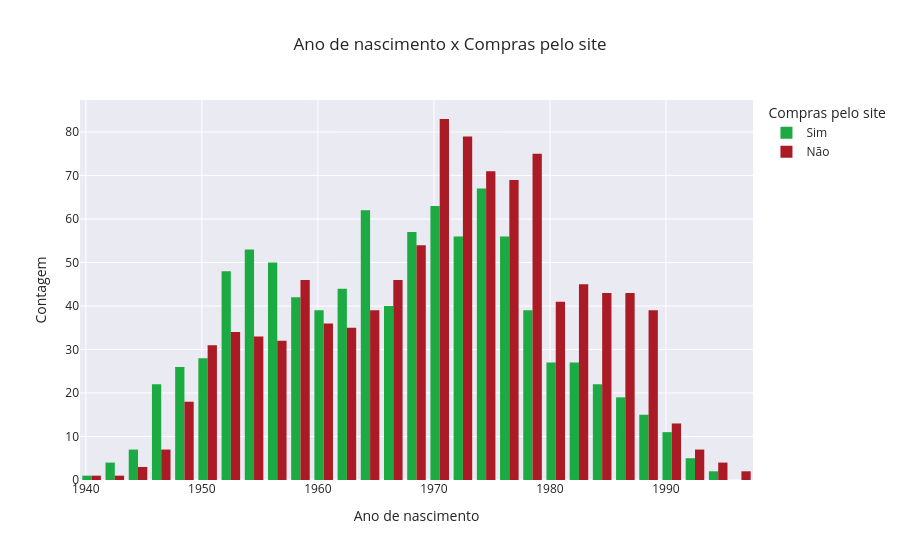

The cell this chart's notebook holds for it:
### Code cell
# Verificando correlação de Ano de nascimento com compras pelo site da empresa
fig = px.histogram(
    base_limpa,
    x='Year_Birth',
    color=base_limpa['WebPurchases'].map({0.0:'Não', 1.0:'Sim'}),
    color_discrete_map={'Sim':'#1bab42', 'Não':'#ab1b25'},
    template = 'seaborn',
    title = 'Ano de nascimento x Compras pelo site',
    barmode= 'group',
)
fig.update_layout(
    xaxis=dict(
        title='Ano de nascimento'
    ),
    yaxis=dict(
        title='Contagem'
    ),
    legend=dict(
        title='Compras pelo site'
    )
)
fig.show()

### Figure 1 — Plotly figure (JSON) as saved in the notebook; plotly's stock layout.template omitted (floating-point values rounded to 4 significant figures; data arrays with more than 128 entries replaced by an {"elided": "..."} marker saying what was removed)
{"data": [{"alignmentgroup": "True", "bingroup": "x", "hovertemplate": "color=Sim<br>Year_Birth=%{x}<br>count=%{y}<extra></extra>", "legendgroup": "Sim", "marker": {"color": "#1bab42", "pattern": {"shape": ""}}, "name": "Sim", "offsetgroup": "Sim", "orientation": "v", "showlegend": true, "x": {"elided": "932 float values"}, "xaxis": "x", "yaxis": "y", "type": "histogram"}, {"alignmentgroup": "True", "bingroup": "x", "hovertemplate": "color=Não<br>Year_Birth=%{x}<br>count=%{y}<extra></extra>", "legendgroup": "Não", "marker": {"color": "#ab1b25", "pattern": {"shape": ""}}, "name": "Não", "offsetgroup": "Não", "orientation": "v", "showlegend": true, "x": {"elided": "1030 float values"}, "xaxis": "x", "yaxis": "y", "type": "histogram"}], "layout": {"xaxis": {"anchor": "y", "domain": [0.0, 1.0], "title": {"text": "Ano de nascimento"}}, "yaxis": {"anchor": "x", "domain": [0.0, 1.0], "title": {"text": "Contagem"}}, "legend": {"title": {"text": "Compras pelo site"}, "tracegroupgap": 0}, "title": {"text": "Ano de nascimento x Compras pelo site"}, "barmode": "group"}}
